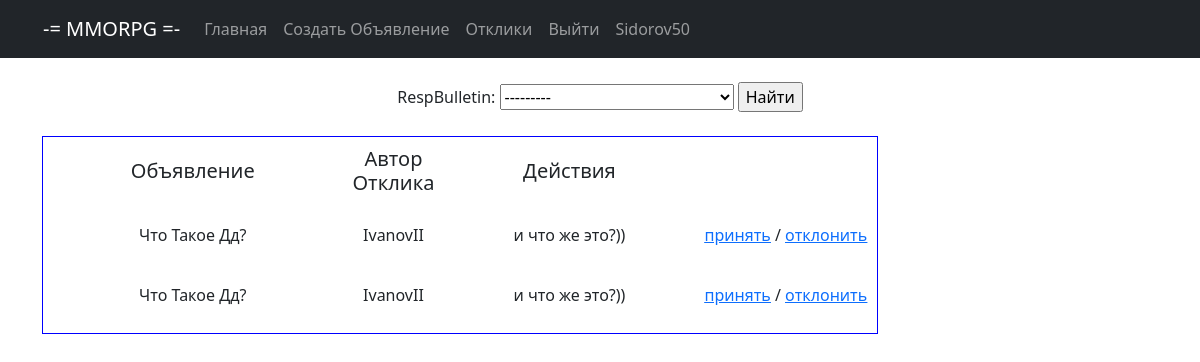
Screenshot of /bulletin_board/response/ (signed in) with the database file from the repository.
### bulletin_board/models.py (models this page shows, shortened)
class Response(models.Model):
    respAuthor = models.ForeignKey(User, on_delete=models.CASCADE, verbose_name='Автор отклика')
    respBulletin = models.ForeignKey(Bulletin, on_delete=models.CASCADE)
    respText = models.TextField()
    status_no = models.BooleanField(default=False, verbose_name='Статус отклика - отклонен')
    status_ok = models.BooleanField(default=False, verbose_name='Статус отклика - принят')

class Bulletin(models.Model):
    TYPE = (
        ('tanks', 'Танки'),
        ('hils', 'Хилы'),
        ('dd', 'ДД'),
        ('merchant', 'Торговцы'),
        ('guildmas', 'Гилдмастеры'),
        ('questgiv', 'Квестгиверы'),
        ('smith', 'Кузнецы'),
        ('leathers', 'Кожевники'),
        ('potion', 'Зельевары'),
        ('spellmas', 'Мастера заклинаний'),
    )
    user = models.ForeignKey(User, blank=True, null=True, on_delete=models.CASCADE, verbose_name='Пользователь')
    category = models.CharField(max_length=8, choices=TYPE, default='tanks', verbose_name='Категория')
    title = models.CharField(max_length=128, verbose_name='Название')
    content = RichTextUploadingField(verbose_name='Содержание')
    dateCreationn = models.DateField(auto_now_add=True)
    def __str__(self):
        return f'{self.title.title()}'

### bulletin_board/views.py (the view)
# urls.py: path('response/', ResponseList.as_view(), name='response'),
class ResponseList(ListView):
    model = Response
    template_name = 'response_list.html'
    context_object_name = 'response'
    def get_queryset(self, **kwargs):
        user_id = self.request.user.id
        return Response.objects.filter(respBulletin__user=user_id).filter(status_no=False).filter(status_ok=False)
    def get_context_data(self, **kwargs):
        context = super().get_context_data(**kwargs)
        context['filter'] = ResponseFilter(self.request.GET, queryset=self.get_queryset())
        return context

### templates/response_list.html (shortened to what this page needs)
{% extends 'flatpages/default.html' %}
{% block content %}
<br>
<form method="GET">
    {{ filter.form }}
    <input type="submit" value="Найти">
</form><br>
<table cellspacing="5" cellpadding="10" border="1"
       style=" border-spacing : 10px; border-color : blue; border-style: solid;" bgcolor="FFFFFF">
    <tr>
        <td width="300"><h5>Объявление</h5></td>
        <td width="100"><h5>Автор Отклика</h5></td>
        <td width="250"><h5>Действия</h5></td>
    </tr>
    {% for response in filter.qs %}
    <tr>
        <td><p align="center">{{ response.respBulletin }}</p></td>
        <td><p align="center">{{ response.respAuthor }}</p></td>
        <td><p align="center">{{ response.respText }}</p></td>
        <td>
            <p align="center"><a href="{% url 'accept' response.id %}"><u>принять</u></a> / <a href="{% url 'remove' response.id %}"><u>отклонить</u></a></p>
        </td>
    </tr>
    {% endfor %}
</table><br>
{% endblock content %}

### templates/flatpages/default.html (shortened to what this page needs)
<!DOCTYPE html>
<html lang="en">
{% load static %}
    <head>
        <link href="{% static 'styles.css' %}" rel="stylesheet" />
    </head>
    <body>
        <nav class="navbar navbar-expand-lg navbar-dark bg-dark static-top">
            <div class="container">
                <table>
                    <tr>
                        <td width="800">
                            <div class="collapse navbar-collapse" id="navbarResponsive">
                                <ul class="navbar-nav ml-auto">
                                    <a class="navbar-brand" href="{% url 'bulletins_list' %}">-= MMORPG =-</a>
                                    <li class="nav-item"><a class="nav-link" href="{% url 'bulletins_list' %}">Главная</a>
                                    </li>
                                    {% if request.user.username %}
                                    <li class="nav-item"><a class="nav-link" href="{% url 'bulletin_create' %}">Создать Объявление</a>
                                    </li>
                                    {% endif %}
                                    {% if request.user.username %}
                                    <li class="nav-item"><a class="nav-link" href="{% url 'response' %}">Отклики</a></li>
                                    {% endif %}
                                    {% if request.user.username %}
                                    <li class="nav-item"><a class="nav-link" href="{% url 'logout' %}">Выйти</a></li>
                                    {% endif %}
                                    <a class="nav-link" href="{% url 'profile' %}">{{request.user.username}}</a>
                                </ul>
                            </div>
                        </td>
                    </tr>
                </table>
            </div>
        </nav>
 <div class="container">
    <div class="row">
        <div class="col-lg-12 text-center">
            {% block content %} {% endblock content %}
        </div>
    </div>
</div>
</body>
</html>

### rows the page displays
Response: respBulletin "Что Такое Дд?", respAuthor "IvanovII", respText "и что же это?))"
Response: respBulletin "Что Такое Дд?", respAuthor "IvanovII", respText "и что же это?))"

### other values shown
{{ request.user.username }} "Sidorov50"
